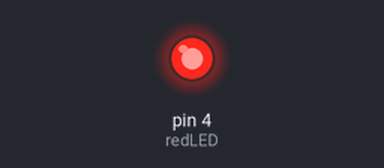
Simulated run of this sketch. Board: Arduino Uno, built with avr-gcc and run on an emulated ATmega328P. Parts: output pins drawn as LEDs (lit = HIGH).

Above: at 0.8 s.
At 5.6 s:
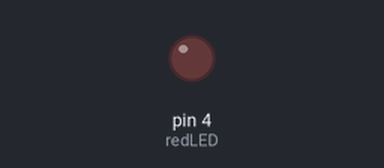
Timing chart, 0 to 7.9 s (numbered marks = the images above):
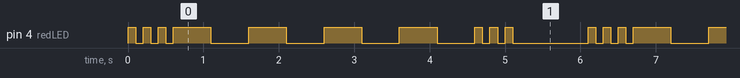

Measured:
- by itself, pin 4 (redLED): repeats every 6.1 s: 2 × (LOW 0.10 s, HIGH 0.10 s), LOW 0.10 s, 4 × (HIGH 0.50 s, LOW 0.50 s), 2 × (HIGH 0.10 s, LOW 0.10 s), HIGH 0.10 s, LOW 1.0 s, HIGH 0.10 s
- by itself, everything shown: repeats every 6.1 s, in 20 steps

The sketch:

BareMinimum.ino
```cpp
int redLED=4;
int dit=100;
int dah=500;
int longW=1000;

String myName="Tomas Gorjux";

void setup() {
  // put your setup code here, to run once:
  pinMode(redLED,OUTPUT);
}

void loop() {
  // SOS SIGNAL
  digitalWrite(redLED,HIGH);
  delay(dit);
  digitalWrite(redLED,LOW);
  delay(dit);

  digitalWrite(redLED,HIGH);
  delay(dit);
  digitalWrite(redLED,LOW);
  delay(dit);

  digitalWrite(redLED,HIGH);
  delay(dit);
  digitalWrite(redLED,LOW);
  delay(dit);

  digitalWrite(redLED,HIGH);
  delay(dah);
  digitalWrite(redLED,LOW);
  delay(dah);

  digitalWrite(redLED,HIGH);
  delay(dah);
  digitalWrite(redLED,LOW);
  delay(dah);

  digitalWrite(redLED,HIGH);
  delay(dah);
  digitalWrite(redLED,LOW);
  delay(dah);

  digitalWrite(redLED,HIGH);
  delay(dah);
  digitalWrite(redLED,LOW);
  delay(dah);

  digitalWrite(redLED,HIGH);
  delay(dit);
  digitalWrite(redLED,LOW);
  delay(dit);

  digitalWrite(redLED,HIGH);
  delay(dit);
  digitalWrite(redLED,LOW);
  delay(dit);

  digitalWrite(redLED,HIGH);
  delay(dit);
  digitalWrite(redLED,LOW);
  delay(longW);

}
```
